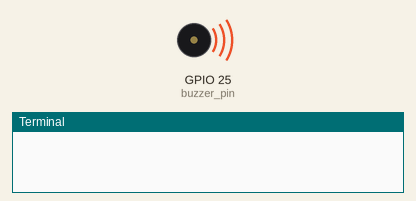
Recording of a program running on a simulated Raspberry Pi (BCM pin numbers). Shown: buzzer (waves = sounding), the last lines printed to the terminal. At 2.0 s the program stops and its outputs stay as they are.

Above: at 0.1 s.
At 2.1 s:
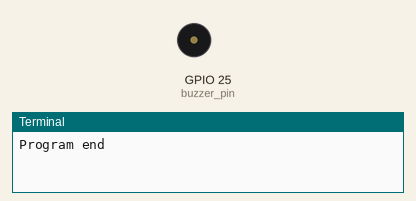
Timing chart, 0 to 3.5 s (numbered marks = the images above):
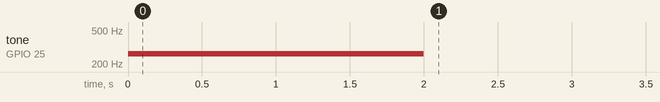

The program:

buzzer_exam_01.py
```python
# Created on Heesung의 iPad.

import RPi.GPIO as GPIO
import time

GPIO.setmode(GPIO.BCM)
buzzer_pin = 25

GPIO.setup(buzzer_pin, GPIO.OUT)

pwm = GPIO.PWM(buzzer_pin, 262)
pwm.start(50.0)

time.sleep(2.0)
pwm.ChangeDutyCycle(0.0)

pwm.stop()
GPIO.cleanup()
print ('Program end')
```

Measured:
- by itself, tone on GPIO 25 (buzzer_pin): silent → 262 Hz at 0.00 s, → silent 2.0 s later
